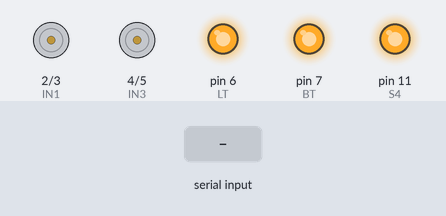
The sketch below on a simulated Arduino Uno, built with avr-gcc and run on an emulated ATmega328P. Shown: motor-driver pin pairs drawn as motors (green arrow = first pin HIGH = forward, orange = second pin HIGH = backward, longer = more drive), output pins drawn as LEDs (lit = HIGH). The inputs (shaded band) are chosen by the test bench. Pins used as bus, display or sensor lines are not drawn.

Above: at 1.2 s.
1.3 s: "90,45\n" received over Serial
At 2.5 s:
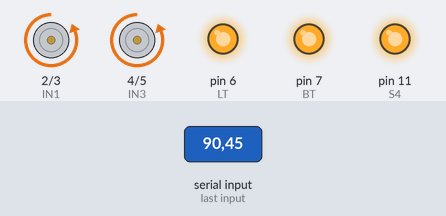
2.8 s: "30,150\n" received over Serial
At 4.0 s:
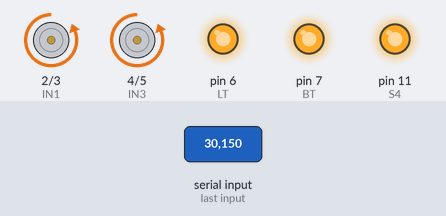
4.3 s: "5\n" received over Serial
At 5.5 s:
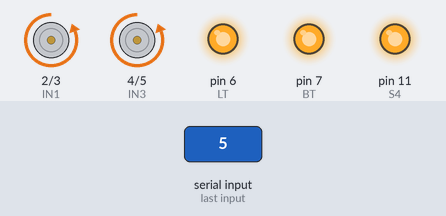
5.8 s: "200\n" received over Serial
At 6.4 s:
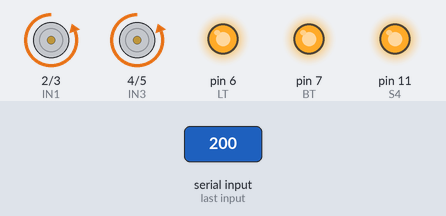
Timing chart, 0 to 8.3 s (numbered marks = the images above; inputs shaded):
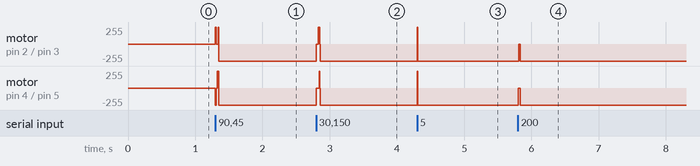

The sketch:

amazing_duup_blad1.ino
```cpp
#define IN1 2
#define IN2 3
#define IN3 4
#define IN4 5

#define S1 8
#define S2 9
#define S3 10
#define S4 11

#define LT 6
#define BT 7
void setup()
{
  pinMode(IN1, OUTPUT);//输入1
  pinMode(IN2, OUTPUT);//输入2
  pinMode(IN3, OUTPUT);//输入3
  pinMode(IN4, OUTPUT);//输入4
  pinMode(S1, OUTPUT);//片选1
  pinMode(S2, OUTPUT);//片选2
  pinMode(S3, OUTPUT);//片选3
  pinMode(S4, OUTPUT);//片选4

  pinMode(LT,OUTPUT);//测试
  pinMode(BT,OUTPUT);//消隐

  digitalWrite(LT,HIGH);
  digitalWrite(BT,HIGH);

  digitalWrite(S1,HIGH);
  digitalWrite(S2,HIGH);
  digitalWrite(S3,HIGH);
  digitalWrite(S4,HIGH);
  Serial.begin(9600);
}
byte income=0;
void loop()
{
     if(Serial.available()>0)
  {

      	income=Serial.read();
    income=income-'0';
    digitalWrite(S1,LOW);
    digitalWrite(2,income&0x1);
    digitalWrite(3,(income>>1)&0x1);
    digitalWrite(4,(income>>2)&0x1);
    digitalWrite(5,(income>>3)&0x1);
    digitalWrite(S1,HIGH);
  	delay(10);
  }
}
```

Measured:
- after the input at 1.3 s, motor on pin 2 (IN1) / pin 3 (IN2), motor on pin 4 (IN3) / pin 5 (IN4): stopped → backward 255/255 at once
- after the input at 2.8 s, motor on pin 2 (IN1) / pin 3 (IN2): backward 255/255 → stopped at once, → forward 255/255 0.03 s later, → stopped 0.02 s later, → backward 255/255 0.01 s later; motor on pin 4 (IN3) / pin 5 (IN4): backward 255/255 → stopped at once, → forward 255/255 0.04 s later, → stopped 0.01 s later, → backward 255/255 0.01 s later
- after the input at 4.3 s, motor on pin 2 (IN1) / pin 3 (IN2), motor on pin 4 (IN3) / pin 5 (IN4): backward 255/255 → forward 255/255 at once, → backward 255/255 0.01 s later
- after the input at 5.8 s, motor on pin 2 (IN1) / pin 3 (IN2): backward 255/255 → stopped at once, → backward 255/255 0.02 s later; motor on pin 4 (IN3) / pin 5 (IN4): backward 255/255 → stopped at once, → backward 255/255 0.03 s later
